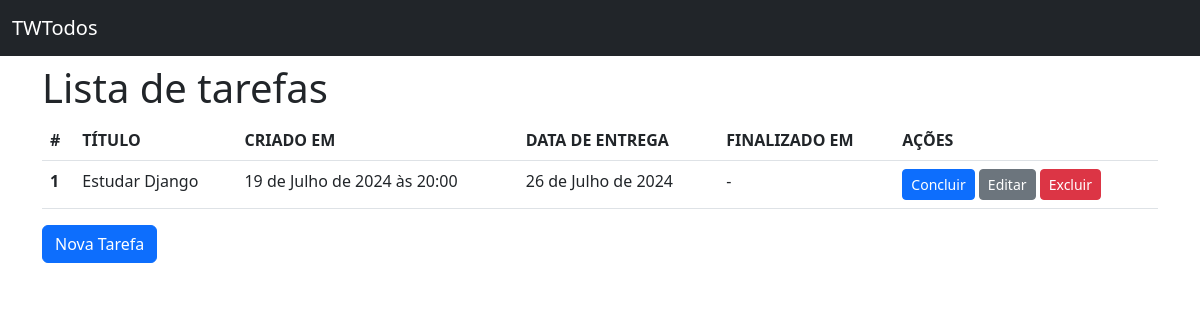
Before: / with the older database file.
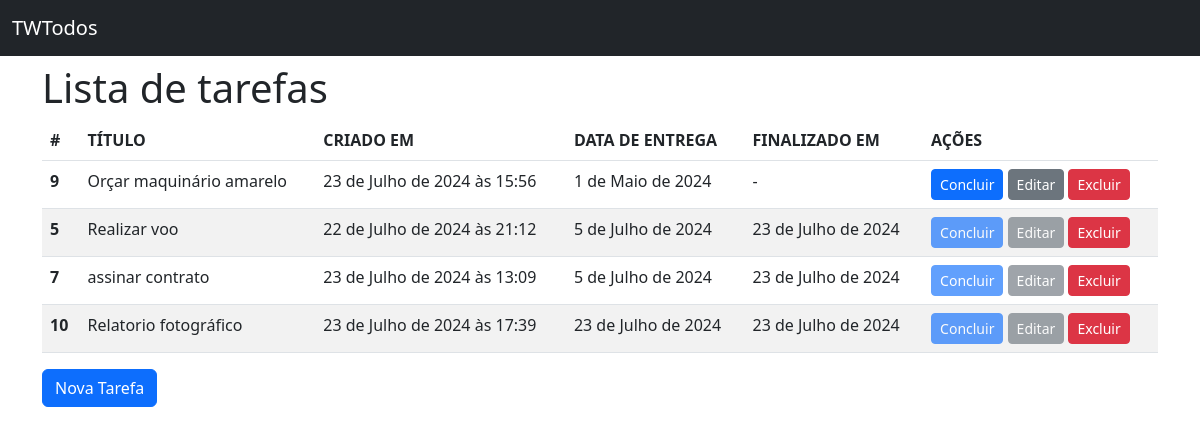
After: the same page with the newer database file.
### todos/models.py (models this page shows, shortened)
class Todo(models.Model):
    title = models.CharField(verbose_name="Titulo" ,max_length=100, null=False, blank=False)
    created_at = models.DateTimeField(auto_now_add=True, null=False, blank=False)
    deadline = models.DateField(verbose_name="Data de entrega" ,null=False, blank=False)
    finish_at = models.DateField(null=True)
    class Meta:
        ordering = ["deadline"]

### todos/views.py (the view)
# urls.py: path("", TodoListView.as_view(), name="todo_list"),
class TodoListView(ListView):
    model = Todo

### todos/templates/todos/todo_list.html (shortened to what this page needs)
  {% extends "base.html" %}
  {% block content %}
  <h1>Lista de tarefas</h1>
        {% if todo_list %}
        <table class="table table-striped">
            <thead>
              <tr>
                <th scope="col">#</th>
                <th scope="col">TÍTULO</th>
                <th scope="col">CRIADO EM</th>
                <th scope="col">DATA DE ENTREGA</th>
                <th scope="col">FINALIZADO EM</th>
                <th scope="col">AÇÕES</th>
              </tr>
            </thead>
            <tbody>
              <tr>
                {% for todo in todo_list %}
                <tr>
                    <th scope="row">{{ todo.pk }}</th>
                    <td>{{ todo.title }}</td>
                    <td>{{ todo.created_at }}</td>
                    <td>{{ todo.deadline }}</td>
                    <td>{{ todo.finish_at|default:"-" }}</td>
                    <td>
                        <a href= "{% url 'todo_complete' pk=todo.pk %} "
                        class="btn btn-primary btn-sm {% if todo.finish_at %}disabled{% endif %}">
                        Concluir
                        </a>
                        <a href="{% url 'todo_update' pk=todo.pk %}"
                        class="btn btn-secondary btn-sm {% if todo.finish_at %}disabled{% endif %}">
                        Editar
                        </a>
                        <a href="{% url 'todo_delete' pk=todo.pk %}" class="btn btn-danger btn-sm">Excluir</a>
                    </td>
                  </tr>
                {% endfor %}
            </tbody>
          </table>
        {% else %}
            <p>Não há tarefas cadastradas.</p>
        {% endif %}
        <a href="{% url 'todo_create' %}" class="btn btn-primary">Nova Tarefa</a>
{% endblock content %}

### todos/templates/base.html (shortened to what this page needs)
<!doctype html>
<html lang="en">
  <head>
    <link href="https://cdn.jsdelivr.net/npm/bootstrap@5.2.3/dist/css/bootstrap.min.css" rel="stylesheet">
  </head>
  <body>
        <nav class="navbar navbar-dark bg-dark mb-2">
            <div class="container-fluid">
              <a class="navbar-brand" href="{% url 'todo_list' %}">TWTodos</a>
            </div>
          </nav>
    <main class="container">
        {% block content %}{% endblock content %}
    </main>
  </body>
</html>

Changed rows visible on the page:
removed Todo: pk "1", title "Estudar Django", created_at "19 de Julho de 2024 às 20:00", deadline "26 de Julho de 2024", finish_at "-"
added Todo: pk "9", title "Orçar maquinário amarelo", created_at "23 de Julho de 2024 às 15:56", deadline "1 de Maio de 2024", finish_at "-"
added Todo: pk "5", title "Realizar voo", created_at "22 de Julho de 2024 às 21:12", deadline "5 de Julho de 2024", finish_at "23 de Julho de 2024"
added Todo: pk "7", title "assinar contrato", created_at "23 de Julho de 2024 às 13:09", deadline "5 de Julho de 2024", finish_at "23 de Julho de 2024"
added Todo: pk "10", title "Relatorio fotográfico", created_at "23 de Julho de 2024 às 17:39", deadline "23 de Julho de 2024", finish_at "23 de Julho de 2024"
